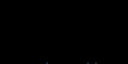
Frame 1 (no input)
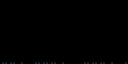
Frame 60 (no input)
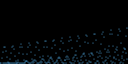
Frame 120 (the mouse pressed at the canvas centre since frame 60)

The p5.js sketch that drew these frames (run headless with seeded random() and noise() and a simulated clock; from frame 60 on, the mouse is pressed at the canvas centre):

// p5.js sketch
// ── sketch.js

const scolors = [90,190,255];

// current_post x moves from 0 to 127,
// y moves from 0 to 7
var current_pos={
	x: 0,
	y: 0
}

let curr_angle = 0;
let curr_inc = 44;

let curr_angle2 = 90;
let curr_inc2 = 1;

let pix_val = 0;

let row_height = 8;

function setup() {

	c=createCanvas(128, 64);

	frameRate(30);
}

let count = 0;
function draw() {
	if(count == 0){
		background(0);
	}
	count++;
	if(count>1){
		count=0;
	}
	//background(0);
	fill(scolors[0], scolors[1], scolors[2]);
	stroke(scolors[0], scolors[1], scolors[2]);

	//there are 16 columns, 8 rows. Each "cell" is 8x8  pixels.
	//we traverse the display from left to right from top to bottom.
	//we draw pixels on vertical lines of 8 pixels.

	// curr_angle = 0;

	let row_total = 8;

	//move from top row to bottom row
	for (let row = 0; row< row_total; row+=row_height){


		//move from left to right
		for(var col=0; col<16; col++){
			curr_angle2 += curr_inc2 ;
			if(curr_angle2>360){
				curr_angle2 = curr_angle2-360;
			}
			//multiplied by 8 because each col is 8 pixels wide
			moveTo(col*8,row);


			for(var block=0;block<8; block++){
				let sin1 = sin(curr_angle*PI/180);
				//console.log(curr_angle, sin1)
				//console.log(sin1)
				curr_angle += (get_inc()) ;
				if(curr_angle>360){
					curr_angle = curr_angle-360;
				}

				let wave_val = sin1+1; //now values go from 0 to 2;
				let pixel_pos = (int(wave_val*tan(curr_angle2*PI/180)*((row_total*row_height)-1)/2));

				let cache_pos = {x: current_pos.x, y: current_pos.y };

				for(let ii=0; ii<row_height; ii++){
					let pixel_divided = pixel_pos%8 ;

					moveTo(cache_pos.x, cache_pos.y + (row_height-ii-1));

					if(ii == int( pixel_pos/8 ) ){
						if(pix_val == 0){
							send( 1<< pixel_divided);
						}else{
							send( pix_val & int(wave_val*255/2));
						}
					}else{
						//send( 0 );
					}

				}

				moveTo(cache_pos.x, cache_pos.y);

				moveToNext();
			}
		}
	}
}

function get_inc(){

	return curr_inc;
}

function moveTo(x, y){

	current_pos.x = x;
	current_pos.y = y;
}

function moveToNext(){

	//after displaying the data, move the position 1 pixel to the right
	current_pos.x += 1;

	//if it's reached the end of the screen, move down one row,
	//and reset x pos to 0
	//we're working on a 64x128 screen
	if(current_pos.x > 127){
		moveTo (0, current_pos.y + 1);
	}
}

function send( byte ) {

	for(var i=7;i>=0;i--){
		if((byte >> i) & 1){
			point(current_pos.x, (8*current_pos.y) + (7-i));
		}
	}
}

function sendAndMove( byte ){

	send( byte );
	moveToNext();
}


function keyPressed() {
	switch(key){
		case 'J':
			curr_inc+=0.5;
		break;
		case 'K':
			curr_inc-=0.5;
		break;
		case 'G':
			curr_inc2+=0.5;
		break;
		case 'H':
			curr_inc2-=0.5;
		break;
		case 'L':
			pix_val = random(1,255);
		break;
		case 'M':
			row_height += 1;
			if(row_height>8){
				row_height=1;
			}
		break;
	}
	console.log (curr_inc, curr_inc2,row_height, pix_val)
}
